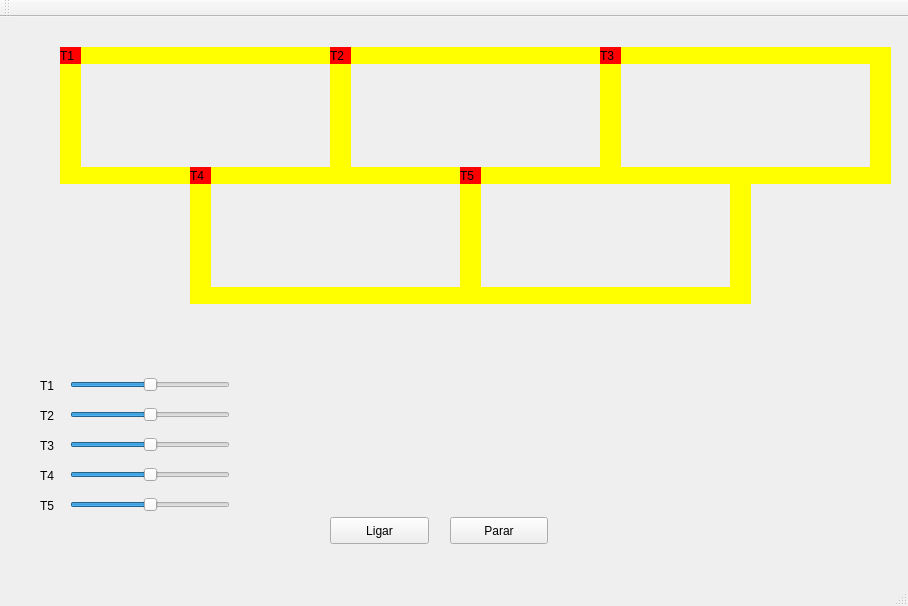
<?xml version="1.0" encoding="UTF-8"?>
<ui version="4.0">
 <class>MainWindow</class>
 <widget class="QMainWindow" name="MainWindow">
  <property name="geometry">
   <rect>
    <x>0</x>
    <y>0</y>
    <width>908</width>
    <height>606</height>
   </rect>
  </property>
  <property name="windowTitle">
   <string>MainWindow</string>
  </property>
  <property name="unifiedTitleAndToolBarOnMac">
   <bool>false</bool>
  </property>
  <widget class="QWidget" name="centralWidget">
   <widget class="QLabel" name="label_trem1">
    <property name="geometry">
     <rect>
      <x>60</x>
      <y>30</y>
      <width>21</width>
      <height>17</height>
     </rect>
    </property>
    <property name="styleSheet">
     <string notr="true">QLabel { background: red}</string>
    </property>
    <property name="text">
     <string>T1</string>
    </property>
   </widget>
   <widget class="QLabel" name="label_trilho1">
    <property name="geometry">
     <rect>
      <x>80</x>
      <y>30</y>
      <width>250</width>
      <height>17</height>
     </rect>
    </property>
    <property name="styleSheet">
     <string notr="true">QLabel { background: yellow}</string>
    </property>
    <property name="text">
     <string/>
    </property>
   </widget>
   <widget class="QLabel" name="label_trilho2">
    <property name="geometry">
     <rect>
      <x>80</x>
      <y>150</y>
      <width>250</width>
      <height>17</height>
     </rect>
    </property>
    <property name="styleSheet">
     <string notr="true">QLabel { background: yellow}</string>
    </property>
    <property name="text">
     <string/>
    </property>
   </widget>
   <widget class="QLabel" name="label_trilho3">
    <property name="geometry">
     <rect>
      <x>330</x>
      <y>30</y>
      <width>21</width>
      <height>137</height>
     </rect>
    </property>
    <property name="styleSheet">
     <string notr="true">QLabel { background: yellow}</string>
    </property>
    <property name="text">
     <string/>
    </property>
   </widget>
   <widget class="QLabel" name="label_trilho4">
    <property name="geometry">
     <rect>
      <x>60</x>
      <y>30</y>
      <width>21</width>
      <height>137</height>
     </rect>
    </property>
    <property name="styleSheet">
     <string notr="true">QLabel { background: yellow}</string>
    </property>
    <property name="text">
     <string/>
    </property>
   </widget>
   <widget class="QPushButton" name="pushButton">
    <property name="geometry">
     <rect>
      <x>330</x>
      <y>500</y>
      <width>99</width>
      <height>27</height>
     </rect>
    </property>
    <property name="text">
     <string>Ligar</string>
    </property>
   </widget>
   <widget class="QPushButton" name="pushButton_2">
    <property name="geometry">
     <rect>
      <x>450</x>
      <y>500</y>
      <width>98</width>
      <height>27</height>
     </rect>
    </property>
    <property name="text">
     <string>Parar</string>
    </property>
   </widget>
   <widget class="QLabel" name="label_trilho4_2">
    <property name="geometry">
     <rect>
      <x>600</x>
      <y>30</y>
      <width>21</width>
      <height>137</height>
     </rect>
    </property>
    <property name="styleSheet">
     <string notr="true">QLabel { background: yellow}</string>
    </property>
    <property name="text">
     <string/>
    </property>
   </widget>
   <widget class="QLabel" name="label_trilho1_2">
    <property name="geometry">
     <rect>
      <x>350</x>
      <y>30</y>
      <width>250</width>
      <height>17</height>
     </rect>
    </property>
    <property name="styleSheet">
     <string notr="true">QLabel { background: yellow}</string>
    </property>
    <property name="text">
     <string/>
    </property>
   </widget>
   <widget class="QLabel" name="label_trilho2_2">
    <property name="geometry">
     <rect>
      <x>350</x>
      <y>150</y>
      <width>250</width>
      <height>17</height>
     </rect>
    </property>
    <property name="styleSheet">
     <string notr="true">QLabel { background: yellow}</string>
    </property>
    <property name="text">
     <string/>
    </property>
   </widget>
   <widget class="QLabel" name="label_trem2">
    <property name="geometry">
     <rect>
      <x>330</x>
      <y>30</y>
      <width>21</width>
      <height>17</height>
     </rect>
    </property>
    <property name="styleSheet">
     <string notr="true">QLabel { background: red}</string>
    </property>
    <property name="text">
     <string>T2</string>
    </property>
   </widget>
   <widget class="QLabel" name="label_trilho4_3">
    <property name="geometry">
     <rect>
      <x>870</x>
      <y>30</y>
      <width>21</width>
      <height>137</height>
     </rect>
    </property>
    <property name="styleSheet">
     <string notr="true">QLabel { background: yellow}</string>
    </property>
    <property name="text">
     <string/>
    </property>
   </widget>
   <widget class="QLabel" name="label_trilho1_3">
    <property name="geometry">
     <rect>
      <x>620</x>
      <y>30</y>
      <width>250</width>
      <height>17</height>
     </rect>
    </property>
    <property name="styleSheet">
     <string notr="true">QLabel { background: yellow}</string>
    </property>
    <property name="text">
     <string/>
    </property>
   </widget>
   <widget class="QLabel" name="label_trilho1_4">
    <property name="geometry">
     <rect>
      <x>620</x>
      <y>150</y>
      <width>250</width>
      <height>17</height>
     </rect>
    </property>
    <property name="styleSheet">
     <string notr="true">QLabel { background: yellow}</string>
    </property>
    <property name="text">
     <string/>
    </property>
   </widget>
   <widget class="QLabel" name="label_trem3">
    <property name="geometry">
     <rect>
      <x>600</x>
      <y>30</y>
      <width>21</width>
      <height>17</height>
     </rect>
    </property>
    <property name="styleSheet">
     <string notr="true">QLabel { background: red}</string>
    </property>
    <property name="text">
     <string>T3</string>
    </property>
   </widget>
   <widget class="QLabel" name="label_trilho4_4">
    <property name="geometry">
     <rect>
      <x>730</x>
      <y>150</y>
      <width>21</width>
      <height>137</height>
     </rect>
    </property>
    <property name="styleSheet">
     <string notr="true">QLabel { background: yellow}</string>
    </property>
    <property name="text">
     <string/>
    </property>
   </widget>
   <widget class="QLabel" name="label_trilho3_2">
    <property name="geometry">
     <rect>
      <x>190</x>
      <y>150</y>
      <width>21</width>
      <height>137</height>
     </rect>
    </property>
    <property name="styleSheet">
     <string notr="true">QLabel { background: yellow}</string>
    </property>
    <property name="text">
     <string/>
    </property>
   </widget>
   <widget class="QLabel" name="label_trilho4_5">
    <property name="geometry">
     <rect>
      <x>460</x>
      <y>150</y>
      <width>21</width>
      <height>137</height>
     </rect>
    </property>
    <property name="styleSheet">
     <string notr="true">QLabel { background: yellow}</string>
    </property>
    <property name="text">
     <string/>
    </property>
   </widget>
   <widget class="QLabel" name="label_trilho1_7">
    <property name="geometry">
     <rect>
      <x>480</x>
      <y>270</y>
      <width>250</width>
      <height>17</height>
     </rect>
    </property>
    <property name="styleSheet">
     <string notr="true">QLabel { background: yellow}</string>
    </property>
    <property name="text">
     <string/>
    </property>
   </widget>
   <widget class="QLabel" name="label_trilho2_3">
    <property name="geometry">
     <rect>
      <x>210</x>
      <y>270</y>
      <width>250</width>
      <height>17</height>
     </rect>
    </property>
    <property name="styleSheet">
     <string notr="true">QLabel { background: yellow}</string>
    </property>
    <property name="text">
     <string/>
    </property>
   </widget>
   <widget class="QLabel" name="label_trem4">
    <property name="geometry">
     <rect>
      <x>190</x>
      <y>150</y>
      <width>21</width>
      <height>17</height>
     </rect>
    </property>
    <property name="styleSheet">
     <string notr="true">QLabel { background: red}</string>
    </property>
    <property name="text">
     <string>T4</string>
    </property>
   </widget>
   <widget class="QLabel" name="label_trem5">
    <property name="geometry">
     <rect>
      <x>460</x>
      <y>150</y>
      <width>21</width>
      <height>17</height>
     </rect>
    </property>
    <property name="styleSheet">
     <string notr="true">QLabel { background: red}</string>
    </property>
    <property name="text">
     <string>T5</string>
    </property>
   </widget>
   <widget class="QLabel" name="label_3">
    <property name="geometry">
     <rect>
      <x>40</x>
      <y>420</y>
      <width>21</width>
      <height>17</height>
     </rect>
    </property>
    <property name="text">
     <string>T3</string>
    </property>
   </widget>
   <widget class="QLabel" name="label_4">
    <property name="geometry">
     <rect>
      <x>40</x>
      <y>450</y>
      <width>21</width>
      <height>17</height>
     </rect>
    </property>
    <property name="text">
     <string>T4</string>
    </property>
   </widget>
   <widget class="QLabel" name="label_5">
    <property name="geometry">
     <rect>
      <x>40</x>
      <y>480</y>
      <width>21</width>
      <height>17</height>
     </rect>
    </property>
    <property name="text">
     <string>T5</string>
    </property>
   </widget>
   <widget class="QSlider" name="hst1">
    <property name="geometry">
     <rect>
      <x>70</x>
      <y>360</y>
      <width>160</width>
      <height>16</height>
     </rect>
    </property>
    <property name="value">
     <number>50</number>
    </property>
    <property name="orientation">
     <enum>Qt::Horizontal</enum>
    </property>
   </widget>
   <widget class="QLabel" name="label_6">
    <property name="geometry">
     <rect>
      <x>40</x>
      <y>360</y>
      <width>21</width>
      <height>17</height>
     </rect>
    </property>
    <property name="text">
     <string>T1</string>
    </property>
   </widget>
   <widget class="QSlider" name="hst2">
    <property name="geometry">
     <rect>
      <x>70</x>
      <y>390</y>
      <width>160</width>
      <height>16</height>
     </rect>
    </property>
    <property name="value">
     <number>50</number>
    </property>
    <property name="orientation">
     <enum>Qt::Horizontal</enum>
    </property>
   </widget>
   <widget class="QLabel" name="label_7">
    <property name="geometry">
     <rect>
      <x>40</x>
      <y>390</y>
      <width>21</width>
      <height>17</height>
     </rect>
    </property>
    <property name="text">
     <string>T2</string>
    </property>
   </widget>
   <widget class="QSlider" name="hst3">
    <property name="geometry">
     <rect>
      <x>70</x>
      <y>420</y>
      <width>160</width>
      <height>16</height>
     </rect>
    </property>
    <property name="value">
     <number>50</number>
    </property>
    <property name="orientation">
     <enum>Qt::Horizontal</enum>
    </property>
   </widget>
   <widget class="QSlider" name="hst4">
    <property name="geometry">
     <rect>
      <x>70</x>
      <y>450</y>
      <width>160</width>
      <height>16</height>
     </rect>
    </property>
    <property name="value">
     <number>50</number>
    </property>
    <property name="orientation">
     <enum>Qt::Horizontal</enum>
    </property>
   </widget>
   <widget class="QSlider" name="hst5">
    <property name="geometry">
     <rect>
      <x>70</x>
      <y>480</y>
      <width>160</width>
      <height>16</height>
     </rect>
    </property>
    <property name="value">
     <number>50</number>
    </property>
    <property name="orientation">
     <enum>Qt::Horizontal</enum>
    </property>
   </widget>
   <zorder>label_trilho1</zorder>
   <zorder>label_trilho2</zorder>
   <zorder>label_trilho3</zorder>
   <zorder>label_trilho4</zorder>
   <zorder>label_trem1</zorder>
   <zorder>pushButton</zorder>
   <zorder>pushButton_2</zorder>
   <zorder>label_trilho4_2</zorder>
   <zorder>label_trilho1_2</zorder>
   <zorder>label_trilho2_2</zorder>
   <zorder>label_trem2</zorder>
   <zorder>label_trilho4_3</zorder>
   <zorder>label_trilho1_3</zorder>
   <zorder>label_trilho1_4</zorder>
   <zorder>label_trem3</zorder>
   <zorder>label_trilho4_4</zorder>
   <zorder>label_trilho3_2</zorder>
   <zorder>label_trilho4_5</zorder>
   <zorder>label_trilho1_7</zorder>
   <zorder>label_trilho2_3</zorder>
   <zorder>label_trem4</zorder>
   <zorder>label_trem5</zorder>
   <zorder>label_3</zorder>
   <zorder>label_4</zorder>
   <zorder>label_5</zorder>
   <zorder>hst1</zorder>
   <zorder>label_6</zorder>
   <zorder>hst2</zorder>
   <zorder>label_7</zorder>
   <zorder>hst3</zorder>
   <zorder>hst4</zorder>
   <zorder>hst5</zorder>
  </widget>
  <widget class="QMenuBar" name="menuBar">
   <property name="geometry">
    <rect>
     <x>0</x>
     <y>0</y>
     <width>908</width>
     <height>22</height>
    </rect>
   </property>
  </widget>
  <widget class="QToolBar" name="mainToolBar">
   <attribute name="toolBarArea">
    <enum>TopToolBarArea</enum>
   </attribute>
   <attribute name="toolBarBreak">
    <bool>false</bool>
   </attribute>
  </widget>
  <widget class="QStatusBar" name="statusBar"/>
 </widget>
 <layoutdefault spacing="6" margin="11"/>
 <resources/>
 <connections/>
</ui>
